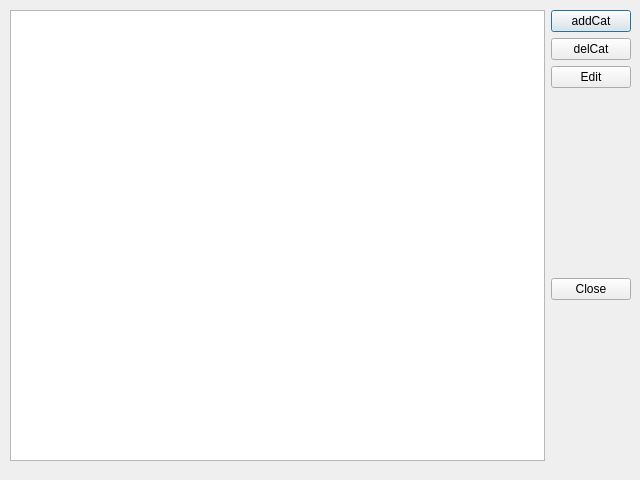
<?xml version="1.0" encoding="UTF-8"?>
<ui version="4.0">
 <class>catsView</class>
 <widget class="QDialog" name="catsView">
  <property name="geometry">
   <rect>
    <x>0</x>
    <y>0</y>
    <width>640</width>
    <height>480</height>
   </rect>
  </property>
  <property name="sizePolicy">
   <sizepolicy hsizetype="Preferred" vsizetype="Preferred">
    <horstretch>0</horstretch>
    <verstretch>0</verstretch>
   </sizepolicy>
  </property>
  <property name="minimumSize">
   <size>
    <width>640</width>
    <height>480</height>
   </size>
  </property>
  <property name="windowTitle">
   <string>Dialog</string>
  </property>
  <widget class="QWidget" name="horizontalLayoutWidget">
   <property name="geometry">
    <rect>
     <x>10</x>
     <y>10</y>
     <width>621</width>
     <height>451</height>
    </rect>
   </property>
   <layout class="QHBoxLayout" name="horizontalLayout">
    <item>
     <widget class="QTableWidget" name="tableView">
      <property name="sizePolicy">
       <sizepolicy hsizetype="Expanding" vsizetype="Expanding">
        <horstretch>0</horstretch>
        <verstretch>0</verstretch>
       </sizepolicy>
      </property>
      <property name="sizeIncrement">
       <size>
        <width>0</width>
        <height>1</height>
       </size>
      </property>
      <property name="editTriggers">
       <set>QAbstractItemView::NoEditTriggers</set>
      </property>
      <property name="selectionMode">
       <enum>QAbstractItemView::SingleSelection</enum>
      </property>
      <property name="selectionBehavior">
       <enum>QAbstractItemView::SelectRows</enum>
      </property>
     </widget>
    </item>
    <item>
     <layout class="QVBoxLayout" name="verticalLayout">
      <item>
       <widget class="QPushButton" name="addCatButton">
        <property name="text">
         <string>addCat</string>
        </property>
       </widget>
      </item>
      <item>
       <widget class="QPushButton" name="delCatButton">
        <property name="text">
         <string>delCat</string>
        </property>
       </widget>
      </item>
      <item>
       <widget class="QPushButton" name="editCatBtn">
        <property name="text">
         <string>Edit</string>
        </property>
       </widget>
      </item>
      <item>
       <spacer name="verticalSpacer">
        <property name="orientation">
         <enum>Qt::Vertical</enum>
        </property>
        <property name="sizeHint" stdset="0">
         <size>
          <width>20</width>
          <height>40</height>
         </size>
        </property>
       </spacer>
      </item>
      <item>
       <widget class="QDialogButtonBox" name="buttonBox">
        <property name="orientation">
         <enum>Qt::Vertical</enum>
        </property>
        <property name="standardButtons">
         <set>QDialogButtonBox::Close</set>
        </property>
       </widget>
      </item>
     </layout>
    </item>
   </layout>
  </widget>
 </widget>
 <resources/>
 <connections>
  <connection>
   <sender>buttonBox</sender>
   <signal>accepted()</signal>
   <receiver>catsView</receiver>
   <slot>accept()</slot>
   <hints>
    <hint type="sourcelabel">
     <x>248</x>
     <y>254</y>
    </hint>
    <hint type="destinationlabel">
     <x>157</x>
     <y>274</y>
    </hint>
   </hints>
  </connection>
  <connection>
   <sender>buttonBox</sender>
   <signal>rejected()</signal>
   <receiver>catsView</receiver>
   <slot>reject()</slot>
   <hints>
    <hint type="sourcelabel">
     <x>316</x>
     <y>260</y>
    </hint>
    <hint type="destinationlabel">
     <x>286</x>
     <y>274</y>
    </hint>
   </hints>
  </connection>
 </connections>
</ui>
